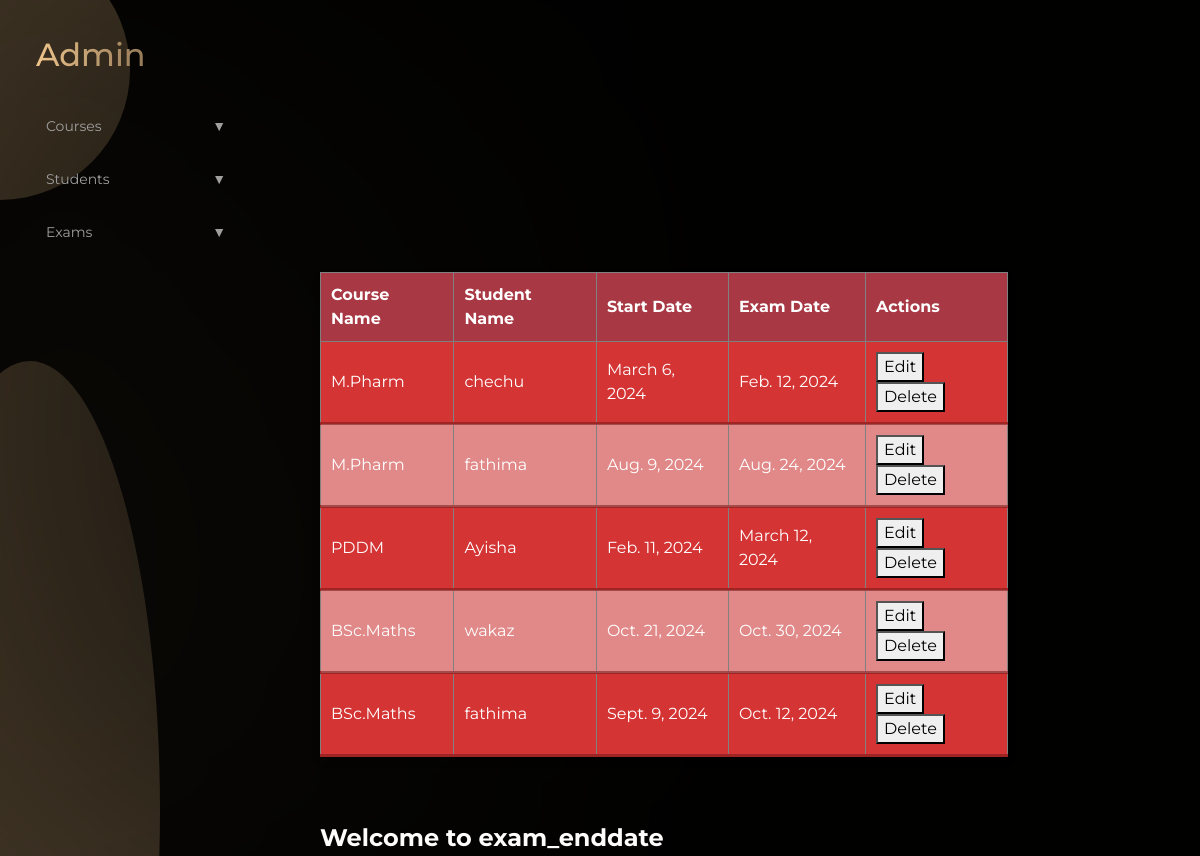
The app's page /view_examdate/ (signed in) with its own data.
### myapp/models.py (models this page shows, shortened)
class ExamSchedule(models.Model):
    course_name = models.CharField(max_length=100)
    student_name = models.CharField(max_length=100)
    start_date = models.DateField()
    exam_date = models.DateField()

### myapp/views.py (the view)
# urls.py: path('view_examdate/', views.view_examdate, name='view_examdate'),
@login_required(login_url='adminlogin')
def view_examdate(request):
    exam_data = ExamSchedule.objects.all()
    return render(request, 'admin/view_examdate.html', {'exam_data': exam_data})

### templates/admin/view_examdate.html (shortened to what this page needs)
<!DOCTYPE html>
<html>
<head>
</head>
<body>
    {% extends 'admin/dashboard.html' %}
    {% block mynav %}
    <p>Welcome to exam_enddate</p>
    <table border="1">
        <thead>
            <tr>
                <th>Course Name</th>
                <th>Student Name</th>
                <th>Start Date</th>
                <th>Exam Date</th>
                <th>Actions</th>
            </tr>
        </thead>
        <tbody>
            {% for exam in exam_data %}
            <tr id="exam-{{ exam.id }}">
                <td>{{ exam.course_name }}</td>
                <td>{{ exam.student_name }}</td>
                <td>{{ exam.start_date }}</td>
                <td >{{ exam.exam_date }}</td>
                <td>
                    <button class="edit-btn" onclick="openEditModal({{ exam.id }}, '{{ exam.course_name }}', '{{ exam.student_name }}', '{{ exam.start_date }}', '{{ exam.exam_date }}')">Edit</button>
                    <button class="delete-btn" onclick="deleteExam({{ exam.id }})">Delete</button>
                </td>
            </tr>
            {% endfor %}
        </tbody>
    </table>
    {% endblock %}

### templates/admin/dashboard.html (shortened to what this page needs)
<!DOCTYPE html>
<html lang="en">
<head>
  <link rel="stylesheet" href="https://stackpath.bootstrapcdn.com/bootstrap/4.3.1/css/bootstrap.min.css">
</head>
<body>
  <nav>
    <h1>Admin</h1>
    <div>
      <a href="#" class="collapsible">Courses</a>
      <a href="#" class="collapsible">Students</a>
      <a href="#" class="collapsible">Exams</a>
    </div>
  </nav>
  <div id="bg-blur"></div>
  <div class="main-content">
    {% block mynav %}{% endblock %}
  </div>
</body>
</html>

### templates/admin/view_examdate.html (style rules this page uses)
body { font-family: Arial, sans-serif; background-color: #f4f4f9; margin: 0; padding: 0; }
p { font-size: 1.5em; font-weight: bold; color: #fffcfc; margin-top: -650px; text-align: top; }
table { width: 80%; margin-top: -600px; border-collapse: collapse; box-shadow: 0 4px 8px rgba(0, 0, 0, 0.1); background-color: #d53434; }
table thead th { background-color: #a83843; color: #ffffff; padding: 10px; font-weight: bold; text-align: left; }
table tbody td { padding: 10px; border-bottom: 3px solid #7719198f; }
table tbody tr:nth-child(even) { background-color: #e18989; }

### templates/admin/dashboard.html (style rules this page uses)
* { font-family: "Montserrat", sans-serif; }
body { background: #010100; color: rgb(211, 200, 114); }
body::before, body::after { content: ''; position: fixed; width: 260px; background: #EEC48B; opacity: 0.3; border-radius: 50%; z-index: -2; }
body::before { height: 260px; top: -60px; left: 0; transform: translateX(-50%); }
body::after { height: 900px; bottom: 0px; left: -100px; transform: translateY(45%); }
#bg-blur { position: fixed; top: 0; bottom: 0; left: 0; right: 0; z-index: -1; -webkit-backdrop-filter: blur(250px); backdrop-filter: blur(250px); }
nav { padding: 36px; width: 272px; display: flex; flex-direction: column; height: 100vh; box-sizing: border-box; }
nav h1 { margin: 0; font-size: 32px; background: linear-gradient(90deg, #EEC48B, #947A58); -webkit-background-clip: text; -webkit-text-fill-color: transparent; width: fit-content; }
nav div { display: flex; flex-direction: column; gap: 12px; margin: 32px 0 auto 0; }
nav a { text-decoration: none; color: #9F9F9F; font-size: 14px; padding: 10px; display: flex; align-items: center; border-radius: 5px; transition: background 0.2s ease-in-out, color 0.2s ease-in-out; }
nav a.collapsible:after { content: '\25BC'; display: inline-block; float: right; margin-left: auto; }
.main-content { margin-left: 300px; padding: 20px; color: white; }

### records on screen
ExamSchedule: course_name "M.Pharm", student_name "chechu", start_date "March 6, 2024", exam_date "Feb. 12, 2024"
ExamSchedule: course_name "M.Pharm", student_name "fathima", start_date "Aug. 9, 2024", exam_date "Aug. 24, 2024"
ExamSchedule: course_name "PDDM", student_name "Ayisha", start_date "Feb. 11, 2024", exam_date "March 12, 2024"
ExamSchedule: course_name "BSc.Maths", student_name "wakaz", start_date "Oct. 21, 2024", exam_date "Oct. 30, 2024"
ExamSchedule: course_name "BSc.Maths", student_name "fathima", start_date "Sept. 9, 2024", exam_date "Oct. 12, 2024"
